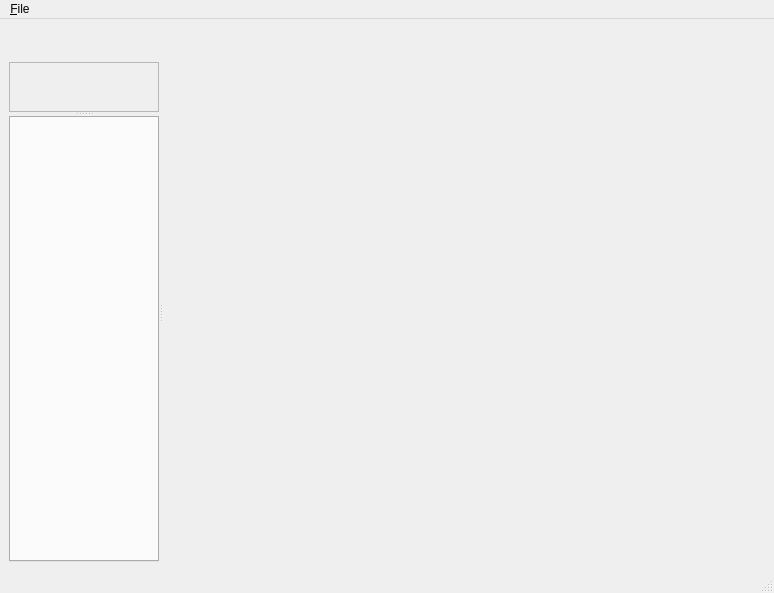
<?xml version="1.0" encoding="UTF-8"?>
<ui version="4.0">
 <class>vsgMainWindow</class>
 <widget class="QMainWindow" name="vsgMainWindow">
  <property name="geometry">
   <rect>
    <x>0</x>
    <y>0</y>
    <width>774</width>
    <height>593</height>
   </rect>
  </property>
  <property name="windowTitle">
   <string>Mantid Vates Simple Interface</string>
  </property>
  <widget class="QWidget" name="centralwidget">
   <layout class="QVBoxLayout" name="verticalLayout">
    <item>
     <layout class="QHBoxLayout" name="horizontalLayout">
      <item>
       <spacer name="horizontalSpacer">
        <property name="orientation">
         <enum>Qt::Horizontal</enum>
        </property>
        <property name="sizeHint" stdset="0">
         <size>
          <width>40</width>
          <height>20</height>
         </size>
        </property>
       </spacer>
      </item>
      <item>
       <widget class="TimeControlWidget" name="timeControlWidget" native="true"/>
      </item>
      <item>
       <widget class="ModeControlWidget" name="modeControlWidget" native="true"/>
      </item>
      <item>
       <widget class="ColorSelectionWidget" name="colorSelectionWidget" native="true"/>
      </item>
      <item>
       <spacer name="horizontalSpacer_3">
        <property name="orientation">
         <enum>Qt::Horizontal</enum>
        </property>
        <property name="sizeHint" stdset="0">
         <size>
          <width>40</width>
          <height>20</height>
         </size>
        </property>
       </spacer>
      </item>
     </layout>
    </item>
    <item>
     <widget class="QSplitter" name="splitter_2">
      <property name="sizePolicy">
       <sizepolicy hsizetype="Minimum" vsizetype="Minimum">
        <horstretch>0</horstretch>
        <verstretch>0</verstretch>
       </sizepolicy>
      </property>
      <property name="orientation">
       <enum>Qt::Horizontal</enum>
      </property>
      <widget class="QSplitter" name="splitter">
       <property name="sizePolicy">
        <sizepolicy hsizetype="Minimum" vsizetype="Minimum">
         <horstretch>0</horstretch>
         <verstretch>0</verstretch>
        </sizepolicy>
       </property>
       <property name="minimumSize">
        <size>
         <width>0</width>
         <height>0</height>
        </size>
       </property>
       <property name="orientation">
        <enum>Qt::Vertical</enum>
       </property>
       <widget class="pqPipelineBrowserWidget" name="pipelineBrowser">
        <property name="sizePolicy">
         <sizepolicy hsizetype="Minimum" vsizetype="Minimum">
          <horstretch>0</horstretch>
          <verstretch>0</verstretch>
         </sizepolicy>
        </property>
        <property name="minimumSize">
         <size>
          <width>150</width>
          <height>50</height>
         </size>
        </property>
        <property name="contextMenuPolicy">
         <enum>Qt::ActionsContextMenu</enum>
        </property>
        <property name="frameShape">
         <enum>QFrame::StyledPanel</enum>
        </property>
        <property name="frameShadow">
         <enum>QFrame::Raised</enum>
        </property>
       </widget>
       <widget class="pqProxyTabWidget" name="proxyTabWidget">
        <property name="sizePolicy">
         <sizepolicy hsizetype="Minimum" vsizetype="Minimum">
          <horstretch>0</horstretch>
          <verstretch>30</verstretch>
         </sizepolicy>
        </property>
        <property name="minimumSize">
         <size>
          <width>150</width>
          <height>50</height>
         </size>
        </property>
       </widget>
      </widget>
      <widget class="QWidget" name="viewWidget" native="true">
       <property name="sizePolicy">
        <sizepolicy hsizetype="Minimum" vsizetype="Minimum">
         <horstretch>0</horstretch>
         <verstretch>0</verstretch>
        </sizepolicy>
       </property>
       <property name="minimumSize">
        <size>
         <width>600</width>
         <height>500</height>
        </size>
       </property>
      </widget>
     </widget>
    </item>
   </layout>
  </widget>
  <widget class="QMenuBar" name="menubar">
   <property name="geometry">
    <rect>
     <x>0</x>
     <y>0</y>
     <width>774</width>
     <height>25</height>
    </rect>
   </property>
   <widget class="QMenu" name="menu_File">
    <property name="title">
     <string>&amp;File</string>
    </property>
    <addaction name="action_Open"/>
    <addaction name="separator"/>
    <addaction name="action_Exit"/>
   </widget>
   <addaction name="menu_File"/>
  </widget>
  <widget class="QStatusBar" name="statusbar"/>
  <action name="action_Open">
   <property name="text">
    <string>&amp;Open</string>
   </property>
   <property name="shortcut">
    <string>Ctrl+O</string>
   </property>
  </action>
  <action name="action_Exit">
   <property name="text">
    <string>&amp;Exit</string>
   </property>
   <property name="shortcut">
    <string>Ctrl+Q</string>
   </property>
  </action>
  <action name="action_Undo">
   <property name="text">
    <string>&amp;Undo</string>
   </property>
   <property name="shortcut">
    <string>Ctrl+Z</string>
   </property>
  </action>
 </widget>
 <customwidgets>
  <customwidget>
   <class>pqProxyTabWidget</class>
   <extends>QTabWidget</extends>
   <header>pqProxyTabWidget.h</header>
   <container>1</container>
  </customwidget>
  <customwidget>
   <class>pqPipelineBrowserWidget</class>
   <extends>QFrame</extends>
   <header>pqPipelineBrowserWidget.h</header>
   <container>1</container>
  </customwidget>
  <customwidget>
   <class>TimeControlWidget</class>
   <extends>QWidget</extends>
   <header>TimeControlWidget.h</header>
   <container>1</container>
  </customwidget>
  <customwidget>
   <class>ModeControlWidget</class>
   <extends>QWidget</extends>
   <header>ModeControlWidget.h</header>
   <container>1</container>
  </customwidget>
  <customwidget>
   <class>ColorSelectionWidget</class>
   <extends>QWidget</extends>
   <header>ColorSelectionWidget.h</header>
   <container>1</container>
  </customwidget>
 </customwidgets>
 <resources/>
 <connections>
  <connection>
   <sender>action_Exit</sender>
   <signal>triggered()</signal>
   <receiver>vsgMainWindow</receiver>
   <slot>close()</slot>
   <hints>
    <hint type="sourcelabel">
     <x>-1</x>
     <y>-1</y>
    </hint>
    <hint type="destinationlabel">
     <x>399</x>
     <y>299</y>
    </hint>
   </hints>
  </connection>
 </connections>
</ui>
